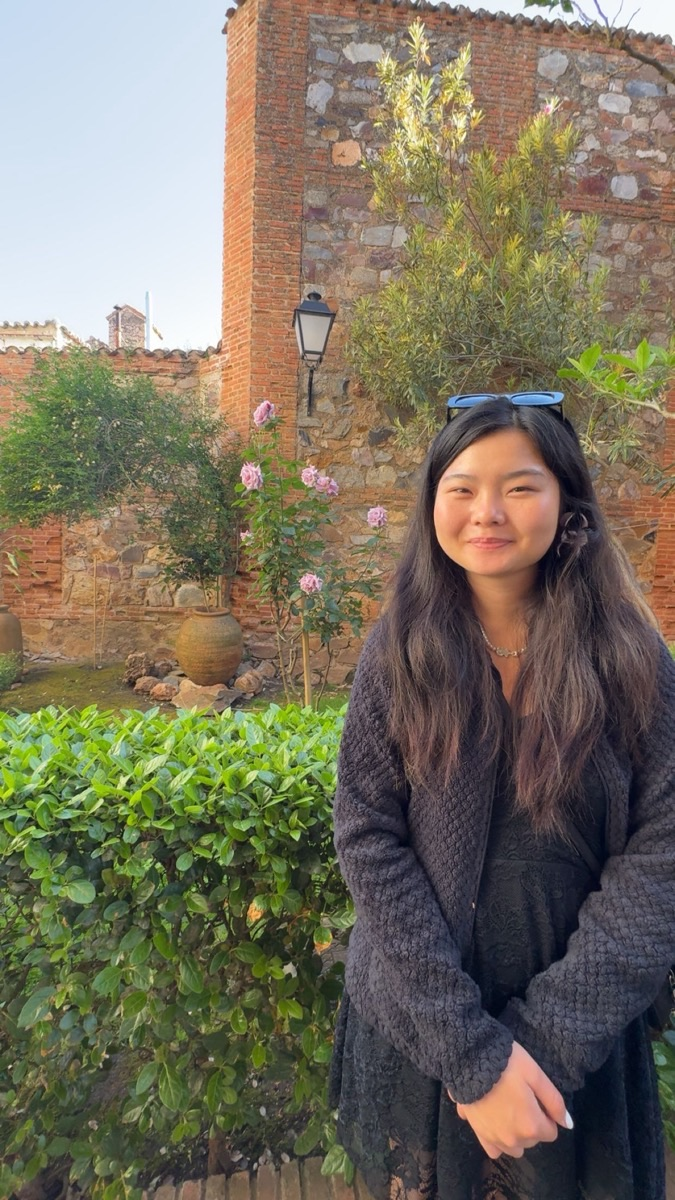
#> input picture briefcase/assets/about-garden.jpg, 675 x 1200 px
$ python -i generate-avatar-icons.py   (imports and definitions only)
#> lines starting #> are read from the running program, lines starting #| are printed output that depends on the picture
#!/usr/bin/env python3
"""Generate site-pfp and favicon set from a GitHub avatar URL. Stdlib + Pillow."""

from __future__ import annotations

import argparse
import sys
import urllib.request
from io import BytesIO
from pathlib import Path

try:
    from PIL import Image
except ImportError:
    print("Install Pillow: pip3 install pillow", file=sys.stderr)
    raise


def fetch_avatar(url: str) -> Image.Image:
    with urllib.request.urlopen(url, timeout=30) as resp:
        data = resp.read()
    img = Image.open(BytesIO(data)).convert("RGBA")
    return img


def square_crop(img: Image.Image, size: int) -> Image.Image:
    w, h = img.size
    side = min(w, h)
    left = (w - side) // 2
    top = (h - side) // 2
    cropped = img.crop((left, top, left + side, top + side))
    return cropped.resize((size, size), Image.Resampling.LANCZOS)


def write_set(img: Image.Image, out_dir: Path) -> None:
    out_dir.mkdir(parents=True, exist_ok=True)
    rgb = img.convert("RGB")
    rgb.save(out_dir / "site-pfp.jpg", quality=92, optimize=True)

    for name, px in (
        ("favicon-16x16.png", 16),
        ("favicon-32x32.png", 32),
        ("apple-touch-icon.png", 180),
    ):
        square_crop(img, px).save(out_dir / name, optimize=True)

    ico_sizes = [square_crop(img, s) for s in (16, 32, 48)]
    ico_sizes[0].save(
        out_dir / "favicon.ico",
        format="ICO",
        sizes=[(s.width, s.height) for s in ico_sizes],
        append_images=ico_sizes[1:],
    )


def main() -> None:
    parser = argparse.ArgumentParser()
    parser.add_argument("url", help="GitHub avatar URL")
    parser.add_argument("out_dir", type=Path, help="Output directory")
    args = parser.parse_args()
    img = fetch_avatar(args.url)
    write_set(img, args.out_dir)
    print(f"Wrote favicons + site-pfp.jpg to {args.out_dir.resolve()}")


# [2 lines not run here, left out]

>>> import cv2
>>> picture = cv2.imread('../assets/about-garden.jpg', cv2.IMREAD_GRAYSCALE)
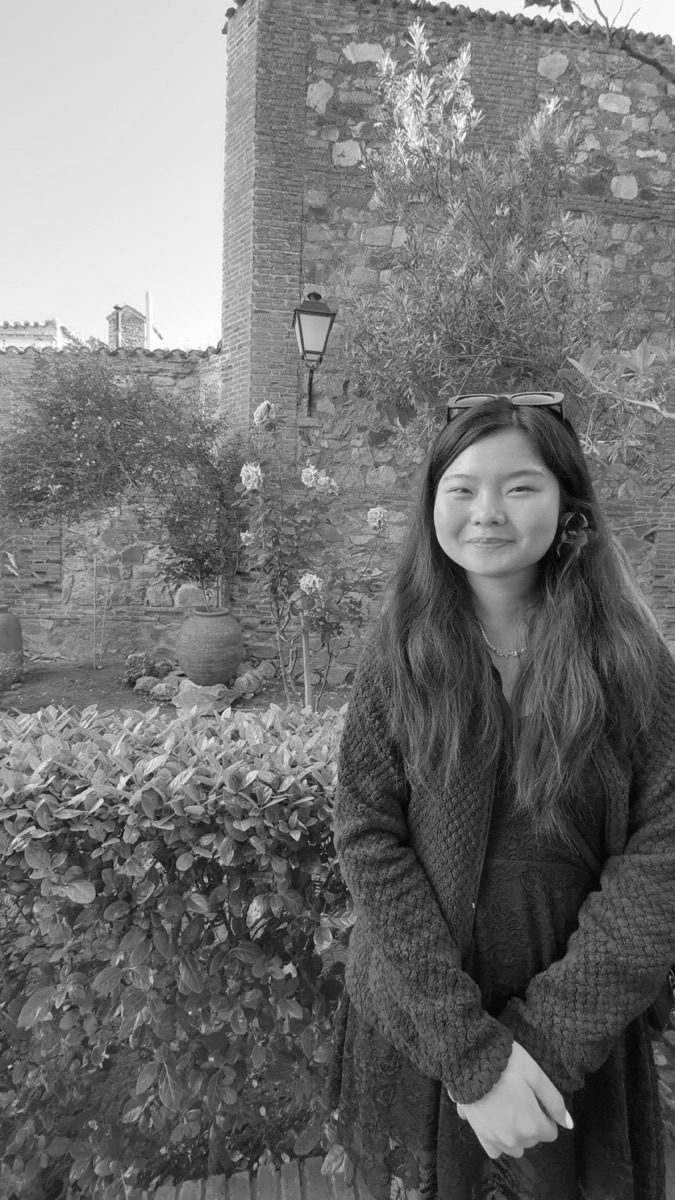
#> picture: shape (1200, 675); min 1, max 255, mean 113.1
>>> result = write_set(picture, 'out.png')
#> (the run stopped early here; a loop or call above may not have finished)

$ run again, on briefcase/assets/duck-watercolour.jpg
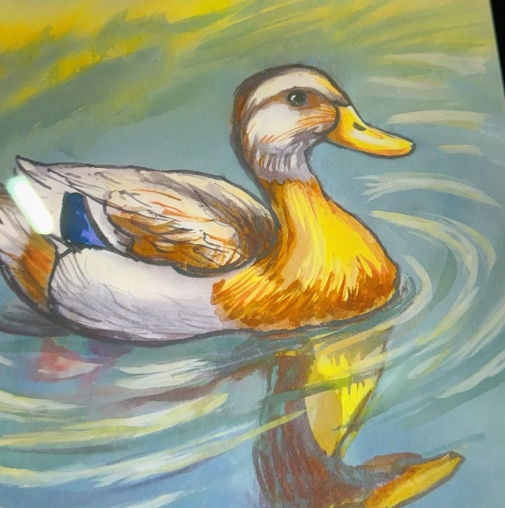
#> input picture briefcase/assets/duck-watercolour.jpg, 1010 x 1016 px (shown at 1/2 size)
#> `picture = cv2.imread('../assets/about-garden.jpg', cv2.IMREAD_GRAYSCALE)`:
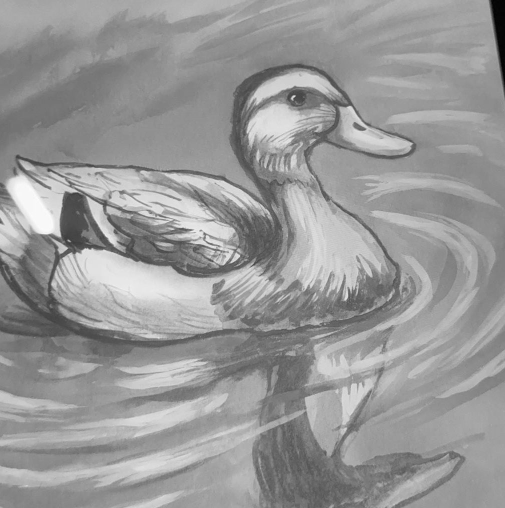
#> picture: shape (1016, 1010) (shown at 1/2 size); min 0, max 254, mean 152

$ run again, on briefcase/assets/garden-portrait.jpg
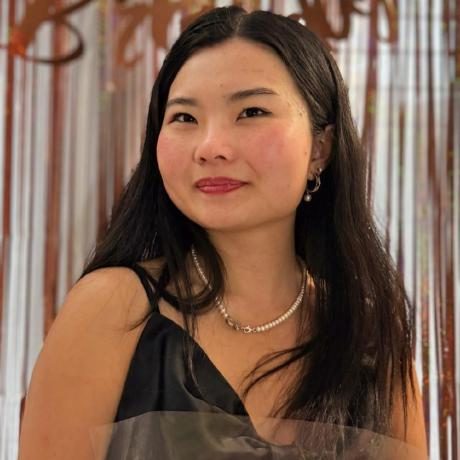
#> input picture briefcase/assets/garden-portrait.jpg, 460 x 460 px
#> `picture = cv2.imread('../assets/about-garden.jpg', cv2.IMREAD_GRAYSCALE)`:
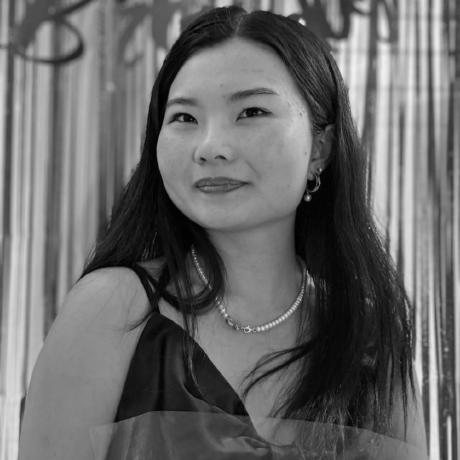
#> picture: shape (460, 460); min 0, max 243, mean 104.9

$ run again, on briefcase/assets/hero-flowers.jpg
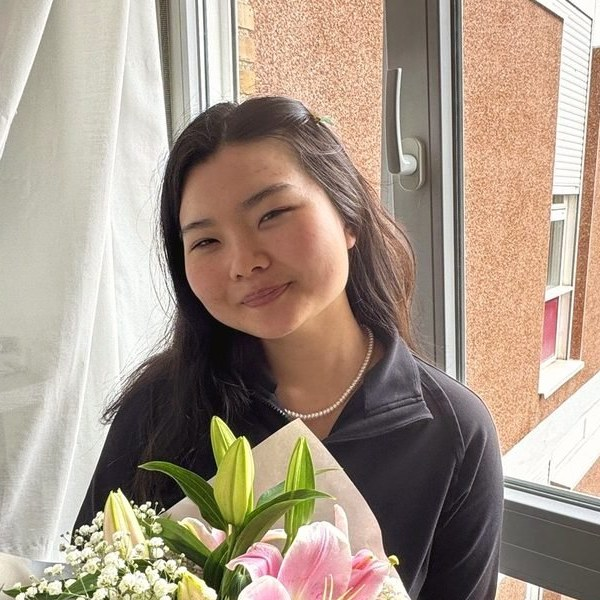
#> input picture briefcase/assets/hero-flowers.jpg, 600 x 600 px
#> `picture = cv2.imread('../assets/about-garden.jpg', cv2.IMREAD_GRAYSCALE)`:
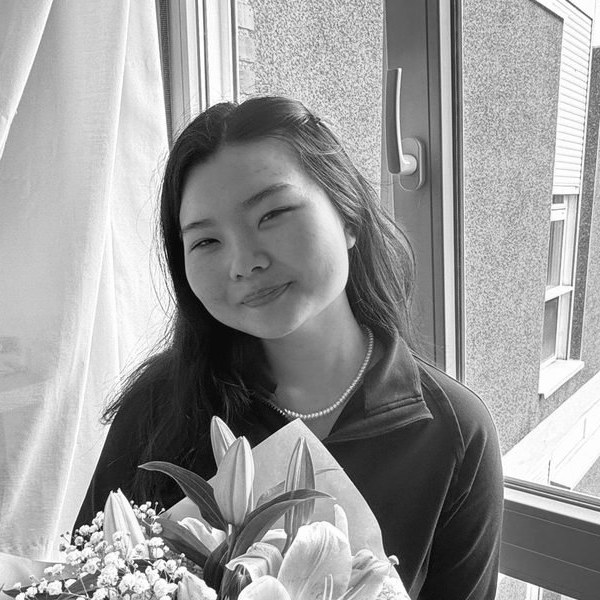
#> picture: shape (600, 600); min 0, max 255, mean 153.7
